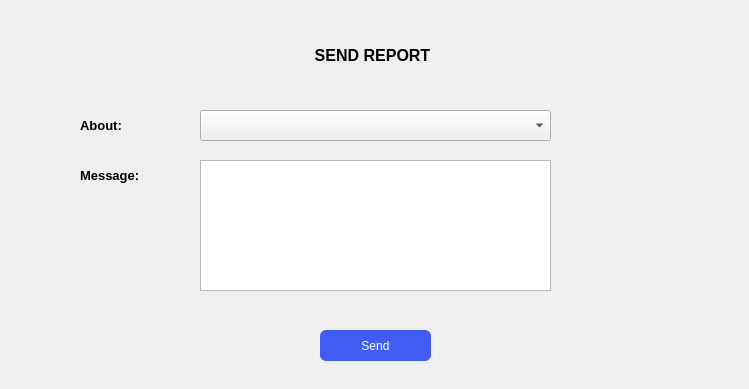
<?xml version="1.0" encoding="UTF-8"?>
<ui version="4.0">
 <class>ReportFormUI</class>
 <widget class="QWidget" name="ReportFormUI">
  <property name="windowModality">
   <enum>Qt::ApplicationModal</enum>
  </property>
  <property name="geometry">
   <rect>
    <x>0</x>
    <y>0</y>
    <width>749</width>
    <height>389</height>
   </rect>
  </property>
  <property name="windowTitle">
   <string>Form</string>
  </property>
  <widget class="QLabel" name="label">
   <property name="geometry">
    <rect>
     <x>272</x>
     <y>30</y>
     <width>201</width>
     <height>51</height>
    </rect>
   </property>
   <property name="font">
    <font>
     <pointsize>12</pointsize>
     <weight>75</weight>
     <bold>true</bold>
    </font>
   </property>
   <property name="text">
    <string>SEND REPORT</string>
   </property>
   <property name="alignment">
    <set>Qt::AlignCenter</set>
   </property>
  </widget>
  <widget class="QComboBox" name="comboBox">
   <property name="geometry">
    <rect>
     <x>200</x>
     <y>110</y>
     <width>351</width>
     <height>31</height>
    </rect>
   </property>
   <property name="placeholderText">
    <string>Choose one</string>
   </property>
  </widget>
  <widget class="QLabel" name="label_2">
   <property name="geometry">
    <rect>
     <x>80</x>
     <y>110</y>
     <width>81</width>
     <height>31</height>
    </rect>
   </property>
   <property name="font">
    <font>
     <pointsize>10</pointsize>
     <weight>75</weight>
     <bold>true</bold>
    </font>
   </property>
   <property name="text">
    <string>About:</string>
   </property>
  </widget>
  <widget class="QLabel" name="label_3">
   <property name="geometry">
    <rect>
     <x>80</x>
     <y>160</y>
     <width>81</width>
     <height>31</height>
    </rect>
   </property>
   <property name="font">
    <font>
     <pointsize>10</pointsize>
     <weight>75</weight>
     <bold>true</bold>
    </font>
   </property>
   <property name="text">
    <string>Message:</string>
   </property>
  </widget>
  <widget class="QTextEdit" name="textEdit">
   <property name="geometry">
    <rect>
     <x>200</x>
     <y>160</y>
     <width>351</width>
     <height>131</height>
    </rect>
   </property>
  </widget>
  <widget class="QPushButton" name="pushButton">
   <property name="geometry">
    <rect>
     <x>320</x>
     <y>330</y>
     <width>111</width>
     <height>31</height>
    </rect>
   </property>
   <property name="styleSheet">
    <string notr="true">QPushButton {
          background-color: #405cf5;
          color: #fff; 
          border-radius: 6px;
      } 
      QPushButton:hover { 
          background-color: rgb(55, 45, 135);
      }
      QPushButton:hover:!pressed{
          border: 1.5px solid rgb(50, 45, 50);
      }</string>
   </property>
   <property name="text">
    <string>Send</string>
   </property>
  </widget>
 </widget>
 <resources/>
 <connections/>
</ui>
